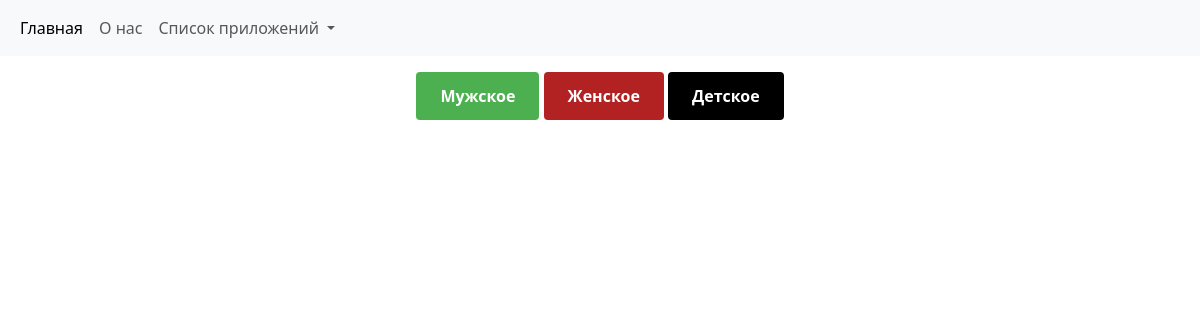
The app's page /, older data.
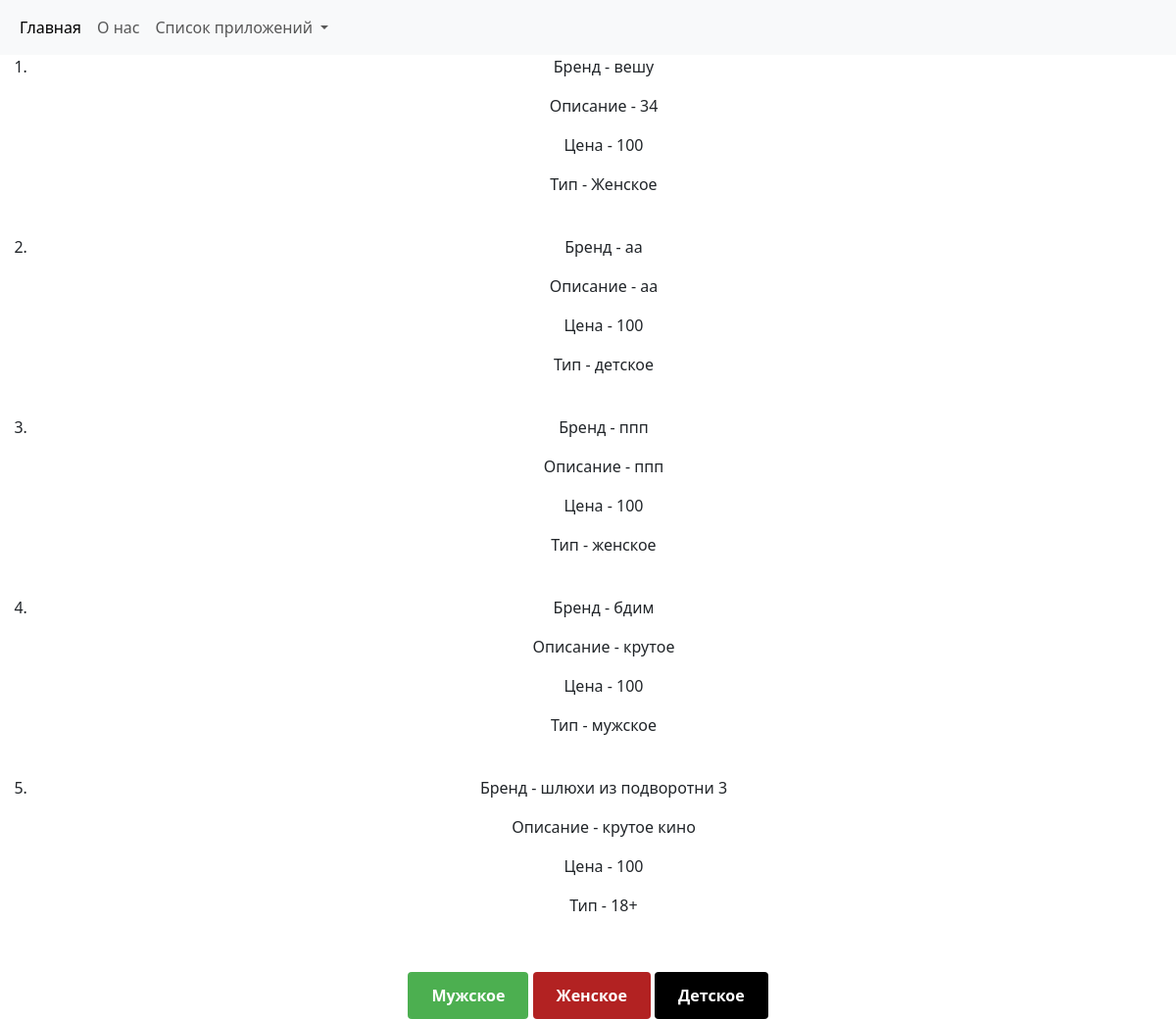
The same page, newer data.
### cloth/models.py (models this page shows, shortened)
class Cloth(models.Model):
    name = models.CharField(max_length=100)
    descript = models.TextField(blank=True)
    price = models.PositiveIntegerField(default=100)
    tags = models.ManyToManyField(TagCloth)

class TagCloth(models.Model):
    name = models.CharField(max_length=50)

### cloth/views.py (the view)
# urls.py: path("", views.ShowAll.as_view(), name="all_cloth"),
class ShowAll(generic.ListView):
    template_name = "cloth/all_cloth.html"
    context_object_name = "clothes"
    model = models.Cloth
    def get_queryset(self):
        return self.model.objects.filter().order_by("-id")

### templates/cloth/all_cloth.html (shortened to what this page needs)
{% include 'header.html'%}
<body>
<center>
    <ol>
        {% for i in clothes %}
        <li>
            <p>Бренд - {{ i.name }}</p>
            <p>Описание - {{ i.descript }}</p>
            <p>Цена - {{ i.price }}</p>
            {% for j in i.tags.all %}
                <p>Тип - {{ j.name }}</p>
            {% endfor %}
        </li>
        <br>
        {% endfor %}
    </ol>
    <a href="/male_cloth" class="button">Мужское</a>
    <a href="/female_cloth" class="button1">Женское</a>
    <a href="/kid_cloth" class="button2">Детское</a>
</center>
</body>
</html>

### templates/header.html (shortened to what this page needs)
<!doctype html>
<html lang="en">
<head>
    <link href="https://cdn.jsdelivr.net/npm/bootstrap@5.3.3/dist/css/bootstrap.min.css" rel="stylesheet">
</head>
<body>
<nav class="navbar navbar-expand-lg bg-body-tertiary">
  <div class="container-fluid">
    <div class="collapse navbar-collapse" id="navbarSupportedContent">
      <ul class="navbar-nav me-auto mb-2 mb-lg-0">
        <li class="nav-item">
          <a class="nav-link active" aria-current="page" href="/books/">Главная</a>
        </li>
        <li class="nav-item">
          <a class="nav-link" href="#">О нас</a>
        </li>
        <li class="nav-item dropdown">
          <a class="nav-link dropdown-toggle" href="#" role="button" data-bs-toggle="dropdown" aria-expanded="false">
            Список приложений
          </a>
        </li>
      </ul>
    </div>
  </div>
</nav>

### templates/cloth/all_cloth.html (style rules this page uses)
.button { display: inline-block; padding: 12px 24px; font-size: 16px; font-weight: bold; text-decoration: none; background-color: #4CAF50; color: white; border-radius: 4px; border: none; cursor: pointer; }
.button1 { display: inline-block; padding: 12px 24px; font-size: 16px; font-weight: bold; text-decoration: none; background-color: #B22222; color: white; border-radius: 4px; border: none; cursor: pointer; }
.button2 { display: inline-block; padding: 12px 24px; font-size: 16px; font-weight: bold; text-decoration: none; background-color: #000000; color: white; border-radius: 4px; border: none; cursor: pointer; }

Row changes from the older to the newer data that the page shows:
added Cloth: name "вешу", descript "34", price "100"
added TagCloth: name "Женское", shown under "вешу"
added Cloth: name "аа", descript "аа", price "100"
added TagCloth: name "детское", shown under "аа"
added Cloth: name "ппп", descript "ппп", price "100"
added TagCloth: name "женское", shown under "ппп"
added Cloth: name "бдим", descript "крутое", price "100"
added TagCloth: name "мужское", shown under "бдим"
added Cloth: name "шлюхи из подворотни 3", descript "крутое кино", price "100"
added TagCloth: name "18+", shown under "шлюхи из подворотни 3"
